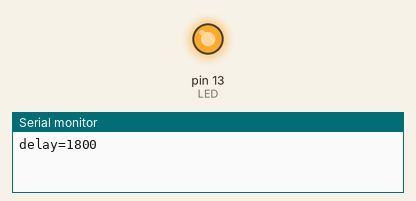
Recording of a sketch running on a simulated Arduino Uno, built with avr-gcc and run on an emulated ATmega328P. Parts: output pins drawn as LEDs (lit = HIGH), the last lines printed to the serial monitor.

Above: at 0.9 s.
At 24.7 s:
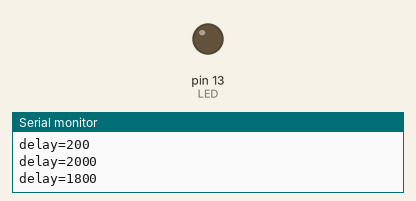
Timing chart, 0 to 28.6 s (numbered marks = the images above):
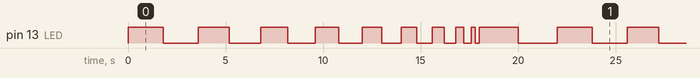

The sketch:

ex1_blink.ino
```cpp
//define
int LED=13;
int Init = 2000;
int interval = Init;
int delta = 200;

//do-Blink
void DoBlink()
{
	digitalWrite(LED, HIGH);
	delay(interval);
	digitalWrite(LED, LOW);
	delay(interval);
}
void ChangeInterval()
{
	if(interval > delta)
		interval-=delta;
	else
		interval=Init;

	Serial.print("delay=");
	Serial.println(interval);
}

//setup
void setup()
{
	pinMode(LED, OUTPUT);
	Serial.begin(9600);
}

//loop
void loop()
{
	ChangeInterval();

	DoBlink();
}
```

Measured:
- by itself, pin 13 (LED): repeats every 22.0 s: LOW 1.8 s, HIGH 1.6 s, LOW 1.6 s, HIGH 1.4 s, LOW 1.4 s, HIGH 1.2 s, LOW 1.2 s, HIGH 1.0 s, LOW 1.0 s, HIGH 0.80 s, LOW 0.80 s, HIGH 0.60 s, LOW 0.60 s, HIGH 0.40 s, LOW 0.40 s, HIGH 0.20 s, LOW 0.20 s, HIGH 2.0 s, LOW 2.0 s, HIGH 1.8 s
- by itself, everything shown: repeats every 22.0 s, in 20 steps
